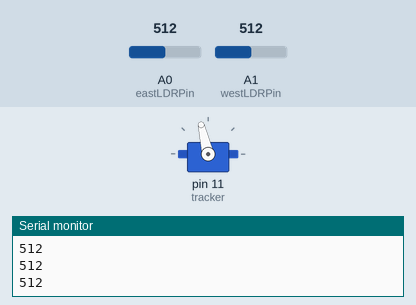
Bench run of a sketch on a simulated Arduino Uno, built with avr-gcc and run on an emulated ATmega328P. Shown: servo, the last lines printed to the serial monitor. The inputs (shaded band) are chosen by the test bench; at power-on: A1 (westLDRPin) = 512, A0 (eastLDRPin) = 512.

Above: at 1.26 s.
1.3 s: A1 (westLDRPin) set to 716
At 2.47 s:
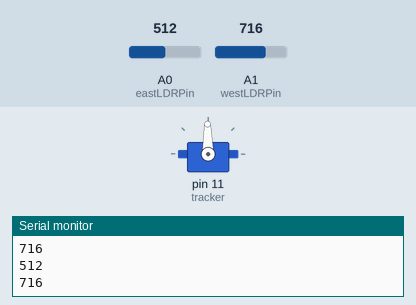
4.3 s: A0 (eastLDRPin) set to 900
At 4.48 s:
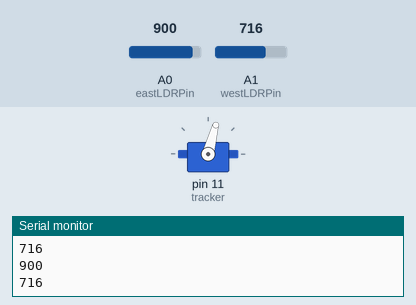
7.3 s: A0 (eastLDRPin) set to 511
10.3 s: A0 (eastLDRPin) set to 716
13.3 s: A1 (westLDRPin) set to 1023
At 19.8 s:
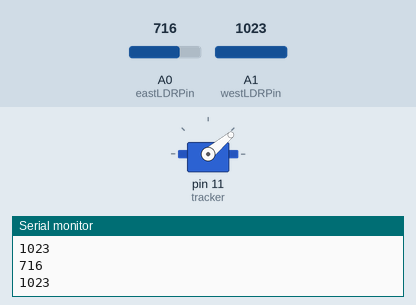
Timing chart, 0 to 20.3 s (numbered marks = the images above; inputs shaded):
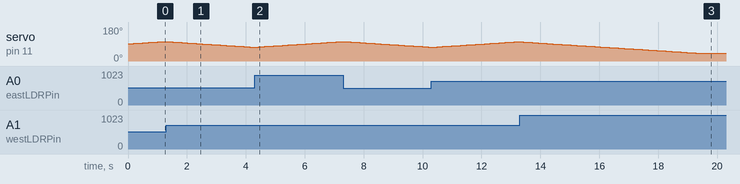

The sketch:

solar_tracker.ino
```cpp
#include <Servo.h> //To include Servo library

Servo tracker;  // create servo object to control a servo
int eastLDRPin = 0;  //Assign analogue pins
int westLDRPin = 1;
int eastLDR = 0;   //Create variables for the east and west sensor values
int westLDR = 0;
int error = 0;
int calibration = 35;  //Calibration offset to set error to zero when both sensors receive an equal amount of light
int trackerPos = 90;    //Create a variable to store the servo position

void setup()
{
  tracker.attach(11);  // attaches the servo on pin 11 to the servo object
  tracker.write(90);
  Serial.begin(9600);
}
void loop()
{
  eastLDR = calibration + analogRead(eastLDRPin);    //Read the value of each of the east and west sensors

  westLDR = analogRead(westLDRPin);
  Serial.println(analogRead(A0));
  Serial.println(analogRead(A1));
  if(eastLDR<50 && westLDR<50)  //Check if both sensors detect very little light, night time

  {
    while(trackerPos<=140)  //Move the tracker all the way back to face east for sunrise
    {
      trackerPos++;
      tracker.write(trackerPos);
      delay(100);
    }
  }
  error = eastLDR - westLDR;          //Determine the difference between the two sensors.

  if(error>30)        //If the error is positive and greater than 15 then move the tracker in the east direction

  {
    if(trackerPos<=140)    //Check that the tracker is not at the end of its limit in the east direction

    {
      trackerPos++;
      tracker.write(trackerPos);  //Move the tracker to the east
    }
  }
  else if(error<-30)  //If the error is negative and less than -15 then move the tracker in the west direction

  {
    if(trackerPos>40)  //Check that the tracker is not at the end of its limit in the west direction
    {
      trackerPos--;
      tracker.write(trackerPos);
  //Move the tracker to the west
    }
  }
 if(error<30&&error>-30&&eastLDR>50&&westLDR>50)    //If equal light is falling on the sensors
{

tracker.write(90);

 }
delay(100);
}
```
